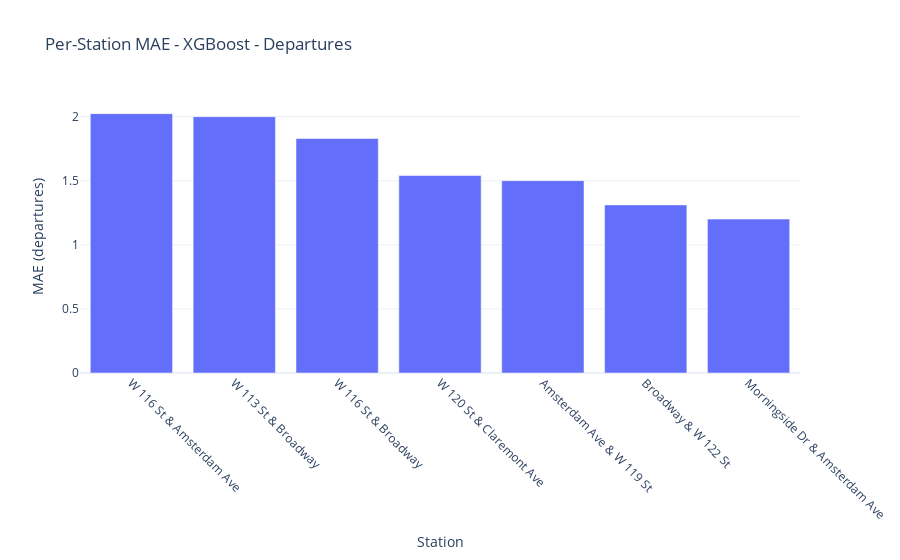
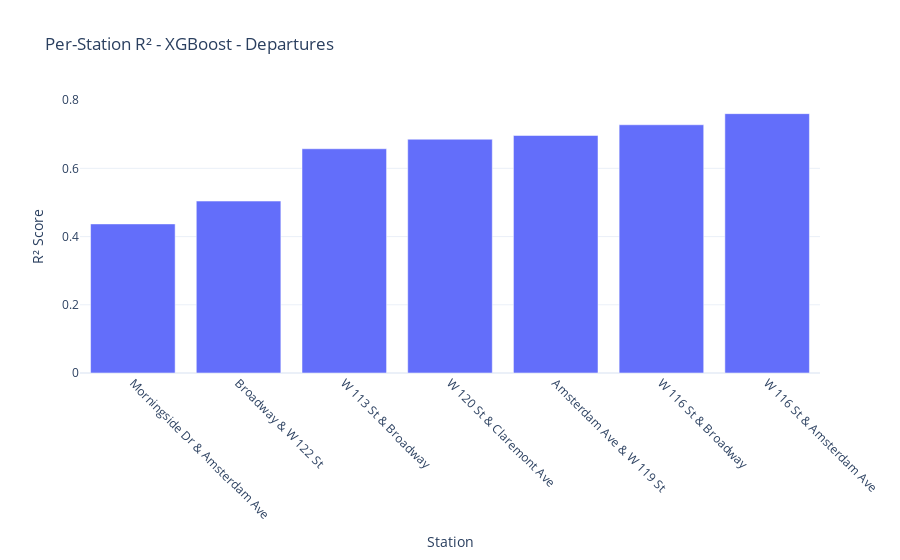

Here is the notebook cell these charts were saved with, in order:
### Code cell
# Calculate performance per station
per_station_results = []

for station_id in columbia_stations:
	station_test = test_data[test_data['station_id'] == station_id]
	if len(station_test) > 0:
		mae = mean_absolute_error(station_test['actual_departures'], station_test['predicted_departures'])
		r2 = r2_score(station_test['actual_departures'], station_test['predicted_departures'])
		
		per_station_results.append({
			'station_id': station_id,
			'station_name': station_names[station_id],
			'mae': mae,
			'r2': r2,
			'n_samples': len(station_test)
		})

per_station_df = pd.DataFrame(per_station_results).sort_values('mae')

print("\n" + "="*80)
print("PER-STATION PERFORMANCE")
print("="*80)
print(per_station_df.to_string(index=False))
print("="*80)

# Visualize per-station MAE
fig = px.bar(
	per_station_df.sort_values('mae', ascending=False),
	x='station_name',
	y='mae',
	title=f'Per-Station MAE - {best_model_name}',
	labels={'mae': 'MAE (departures)', 'station_name': 'Station'},
	template='plotly_white'
)
fig.update_xaxes(tickangle=45)
fig.show()

# Visualize per-station R²
fig = px.bar(
	per_station_df.sort_values('r2', ascending=True),
	x='station_name',
	y='r2',
	title=f'Per-Station R² - {best_model_name}',
	labels={'r2': 'R² Score', 'station_name': 'Station'},
	template='plotly_white'
)
fig.update_xaxes(tickangle=45)
fig.show()

### Figure 1 — Plotly figure (JSON) as saved in the notebook; plotly's stock layout.template omitted (floating-point values rounded to 4 significant figures)
{"data": [{"hovertemplate": "Station=%{x}<br>MAE (departures)=%{y}<extra></extra>", "legendgroup": "", "marker": {"color": "#636efa", "pattern": {"shape": ""}}, "name": "", "orientation": "v", "showlegend": false, "textposition": "auto", "type": "bar", "x": ["W 116 St & Amsterdam Ave", "W 113 St & Broadway", "W 116 St & Broadway", "W 120 St & Claremont Ave", "Amsterdam Ave & W 119 St", "Broadway & W 122 St", "Morningside Dr & Amsterdam Ave"], "xaxis": "x", "y": [2.025, 2.001, 1.83, 1.541, 1.501, 1.312, 1.201], "yaxis": "y"}], "layout": {"barmode": "relative", "legend": {"tracegroupgap": 0}, "title": {"text": "Per-Station MAE - XGBoost - Departures"}, "xaxis": {"anchor": "y", "domain": [0, 1], "tickangle": 45, "title": {"text": "Station"}}, "yaxis": {"anchor": "x", "domain": [0, 1], "title": {"text": "MAE (departures)"}}}}

### Figure 2 — Plotly figure (JSON) as saved in the notebook; plotly's stock layout.template omitted (floating-point values rounded to 4 significant figures)
{"data": [{"hovertemplate": "Station=%{x}<br>R² Score=%{y}<extra></extra>", "legendgroup": "", "marker": {"color": "#636efa", "pattern": {"shape": ""}}, "name": "", "orientation": "v", "showlegend": false, "textposition": "auto", "type": "bar", "x": ["Morningside Dr & Amsterdam Ave", "Broadway & W 122 St", "W 113 St & Broadway", "W 120 St & Claremont Ave", "Amsterdam Ave & W 119 St", "W 116 St & Broadway", "W 116 St & Amsterdam Ave"], "xaxis": "x", "y": [0.4371, 0.5041, 0.6575, 0.6855, 0.6964, 0.7279, 0.7605], "yaxis": "y"}], "layout": {"barmode": "relative", "legend": {"tracegroupgap": 0}, "title": {"text": "Per-Station R² - XGBoost - Departures"}, "xaxis": {"anchor": "y", "domain": [0, 1], "tickangle": 45, "title": {"text": "Station"}}, "yaxis": {"anchor": "x", "domain": [0, 1], "title": {"text": "R² Score"}}}}
